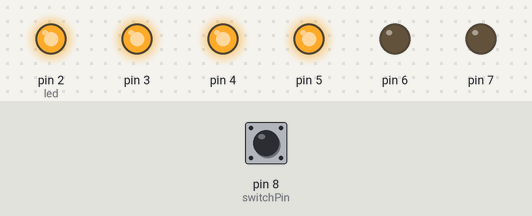
A sketch run on a simulated Arduino Uno, built with avr-gcc and run on an emulated ATmega328P. On the bench: output pins drawn as LEDs (lit = HIGH). The inputs (shaded band) are chosen by the test bench; at power-on: pin 8 (switchPin) LOW.

Above: at 21.4 s.
21.5 s: pin 8 (switchPin) pulled HIGH for 0.15 s
At 22.0 s:
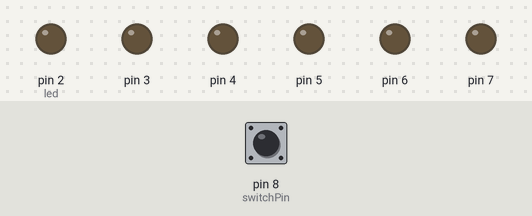
At 27.7 s:
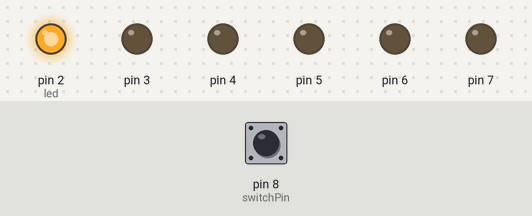
43.6 s: pin 8 (switchPin) pulled HIGH for 1 s
At 55.6 s:
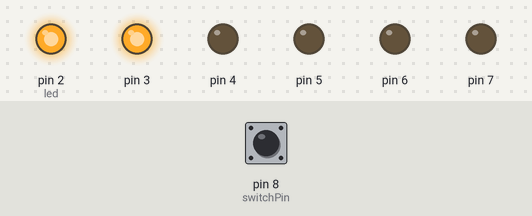
Timing chart, 0 to 94.1 s (numbered marks = the images above; inputs shaded):
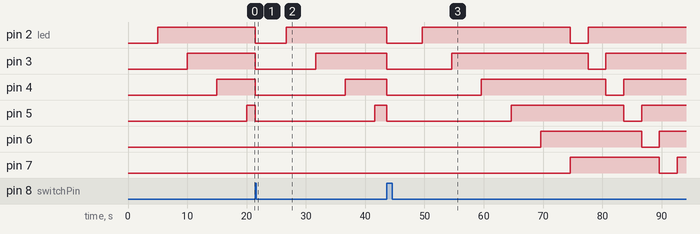

The sketch:

_08_DigitalHourglass.ino
```cpp
const int switchPin = 8;
unsigned long prevTime = 0;
int switchState = 0;
int prevSwitchState = 0;
int led = 2;
long interval = 5000;

void setup() {
  for(int i = 2; i < 8; i++){
    pinMode(i, OUTPUT);
  }
  pinMode(switchPin, INPUT);
}

void loop() {
  unsigned long currentTime = millis();
  if(currentTime - prevTime > interval){
    prevTime = currentTime;
    digitalWrite(led, HIGH);
    if(led == 7){
      for(int i = 2; i < 8; i++){
        digitalWrite(i, LOW);
        delay(3000);
        digitalWrite(i, HIGH);
      }
    }
    led++;
  }
  switchState = digitalRead(switchPin);
  if(switchState != prevSwitchState){
    for(int i = 2; i < 8; i++){
      digitalWrite(i, LOW);
    }
    led = 2;
    prevTime = currentTime;
  }
  prevSwitchState = switchState;
}
```

Measured:
- after the input at 21.5 s, pin 6: stays LOW (without the input it goes to HIGH after 3.5 s); pin 7: stays LOW (without the input it goes to HIGH after 8.5 s)
